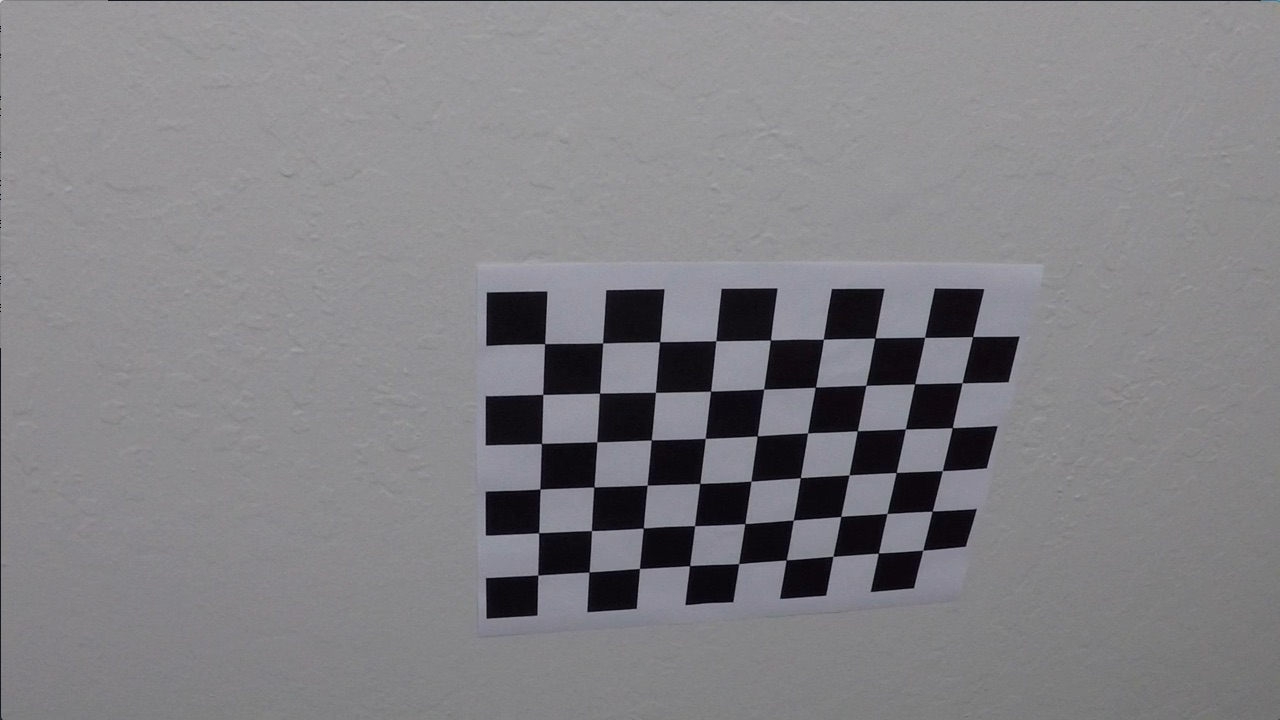
#> input picture camera_cal/calibration10.jpg, 1280 x 720 px; its folder holds only this picture in this run
$ jupyter execute --allow-errors Advance-Lane-Detection-V2.ipynb   (shell and % lines are left out)   (older library calls are emulated)
#> lines starting #> are read from the running program, lines starting #| are printed output that depends on the picture; after the words box and inside, x2 and y2 are one past the last pixel; in counts of white or black regions, pixels touching at a corner belong together
Camera Calibration
===

[cell 1]
import numpy as np
import cv2
import glob
import matplotlib.pyplot as plt

[cell 2]
# prepare object points
objp = np.zeros((6*9,3),np.float32)
objp[:,:2] = np.mgrid[0:9,0:6].T.reshape(-1,2)

# Arrays to store points and image points from all the iamges
objpoints = [] # 3d points in real world space
imgpoints = [] # 2d points in image plane

# Make a list of calibration images
images = glob.glob('./camera_cal/calibration*.jpg')

# Step through the list and search for chessboard corners
for idx,fname in enumerate(images):
    img = cv2.imread(fname)
#> img is the input picture: shape (720, 1280, 3); mean B, G, R 133.1, 129.4, 130.2
    gray = cv2.cvtColor(img,cv2.COLOR_BGR2GRAY)

    # Find the chessboard corners
    ret, corners = cv2.findChessboardCorners(gray,(9,6),None)
#> ret = True; corners = 54 rows, first 8: [545.3, 343.1], [602.7, 342.8], [660.1, 341.3], [715.8, 340.7], [770.6, 340], [823.5, 339.2], [874.3, 338.5], [925.1, 337.4]

    # If found, add object points, image points
    if ret == True:
        objpoints.append(objp)
        imgpoints.append(corners)

        # Draw and display the corners
        cv2.drawChessboardCorners(img,(9,6),corners,ret)
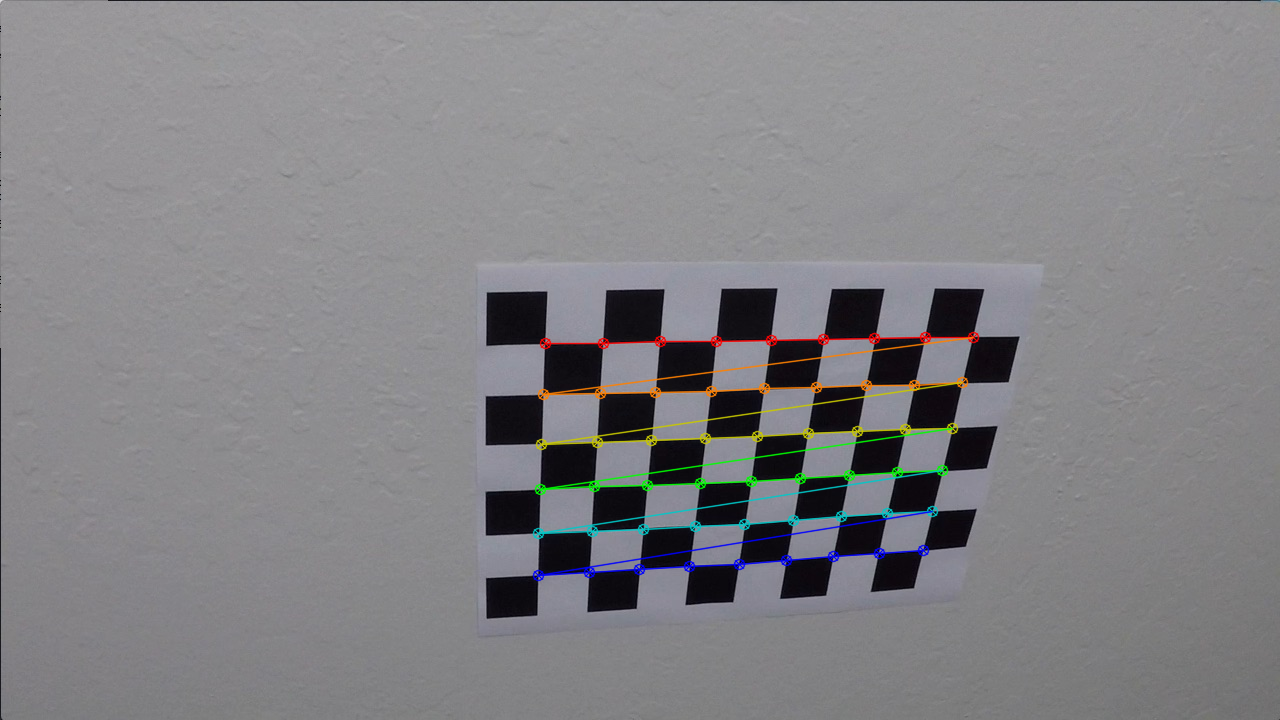
#> img: shape (720, 1280, 3); 1.91% of pixels changed, all inside (x1, y1, x2, y2) = (532, 331, 980, 582)

        cv2.imshow('img',img)
        cv2.waitKey(500)

cv2.destroyAllWindows()

[cell 3]
img_size = (img.shape[1],img.shape[0])
# Do camera calibration given object points and image points
ret,mtx,dist,rvecs,tvecs = cv2.calibrateCamera(objpoints,imgpoints,img_size,None,None)
#> ret = 0.68; mtx = [[1143.7, 0, 681.7], [0, 1109.2, 367.7], [0, 0, 1]]; dist = [[-0.515, 2.99, -0.00876, 0.00937, 1.41]]; rvecs = ([0.451, -0.252, 0.0361],); tvecs = ([-2.31, -0.422, 19.12],)

Distortion Correction
===

[cell 4]
# Test distortion on an image
img = cv2.imread('./camera_cal/calibration1.jpg')
#> (the rest of this cell did not finish here and is left out)

[cell 5]
# Test undistortion on an image
img = cv2.imread('./test_images/straight_lines1.jpg')
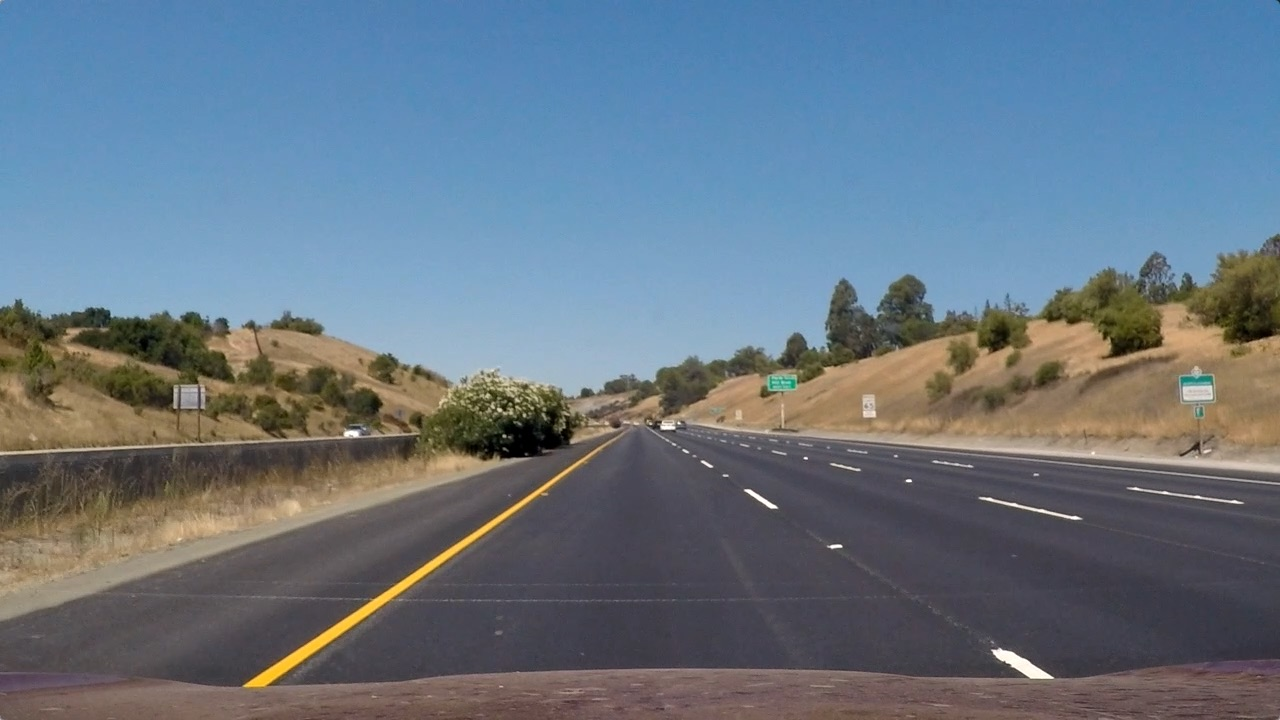
#> input picture test_images/straight_lines1.jpg, 1280 x 720 px
#> img is the input picture: shape (720, 1280, 3); mean B, G, R 131.2, 117.7, 103.2
img = cv2.cvtColor(img,cv2.COLOR_BGR2RGB)
dst = cv2.undistort(img,mtx,dist,None,mtx)

#Visualize the undistortion
f,(ax1,ax2) = plt.subplots(1,2,figsize=(20,10))
ax1.imshow(img)
ax1.set_title('Original Image',fontsize = 30)
ax2.imshow(dst)
ax2.set_title('Undistorted Image',fontsize = 30)

Perspective Tramsform
===

[cell 6]
# Define the vertices of a triangular mask
# MODIFY THESE VALUES TO ISOLATE THE REGION WHERE THE LANE LINES ARE IN THE IMAGE
left_bottom = [200, 720]
left_up = [595, 450]
right_bottom = [1120, 720]
right_up = [690, 450]

# Perform a linear fit (y = Ax + B) to each of the three sides of the triangle
fit_left = np.polyfit((left_bottom[0],left_up[0]),(left_bottom[1],left_up[1]),1)
fit_right = np.polyfit((right_bottom[0],right_up[0]),(right_bottom[1],right_up[1]),1)

# Display the image and show region and color selections
plt.imshow(dst)
x = [left_bottom[0],left_up[0],right_up[0],right_bottom[0]]
y = [left_bottom[1],left_up[1],right_up[1],right_bottom[1]]
plt.plot(x,y,'r-',lw = 1)

[cell 7]
vertices = np.array([[(200,720),(595, 450), (690,450), (1120, 720)]], dtype=np.int32)
mask = np.zeros_like(img)

#defining a 3 channel or 1 channel color to fill the mask with depending on the input image
if len(img.shape) > 2:
    channel_count = img.shape[2]  # i.e. 3 or 4 depending on your image
    ignore_mask_color = (255,) * channel_count
else:
    ignore_mask_color = 255

#filling pixels inside the polygon defined by "vertices" with the fill color
cv2.fillPoly(mask, vertices, ignore_mask_color)
#> mask: shape (720, 1280, 3); 14.9% white; 1 white region, box (x1, y1, x2, y2) and area: (201, 450, 1120, 720) 137167

# return the image only where mask pixels are nonzero
masked_dst = cv2.bitwise_and(dst, mask)
plt.imshow(masked_dst)

[cell 8]
src = np.float32([[595, 450], [690, 450],
                  [200, 720],
                  [1120, 720]])
dst = np.float32([[405,0],[905,0],[405,720],[905,720]])
M = cv2.getPerspectiveTransform(src,dst)
Minv = cv2.getPerspectiveTransform(dst,src)
bird_eye = cv2.warpPerspective(masked_dst,M,(img.shape[1],img.shape[0]),flags = cv2.INTER_LINEAR)

f,(ax1,ax2) = plt.subplots(1,2,figsize = (20,10))
ax1.imshow(img)
ax1.set_title('Original Image',fontsize = 50)
ax2.imshow(bird_eye)
ax2.set_title('Bird-eye View',fontsize = 50)
#plt.subplots_adjust(left = 0,right = 1,top = 0.9,bottom = 0.)
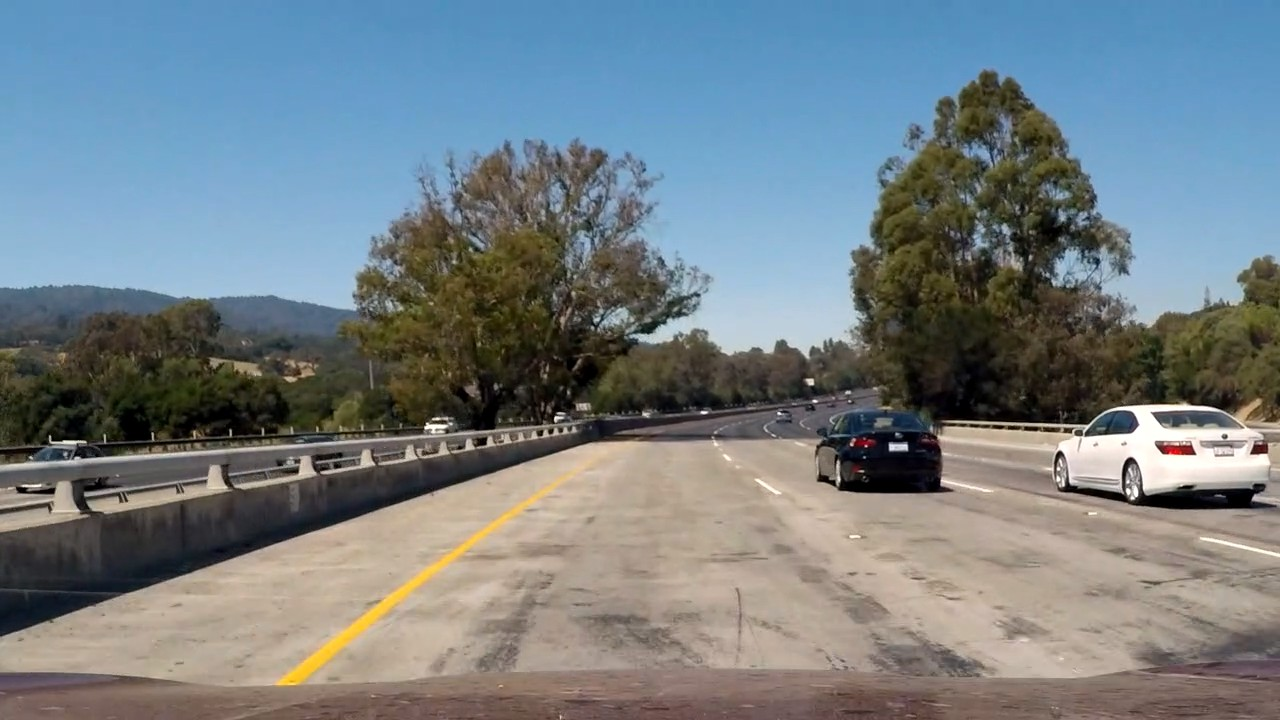
#> input picture test_images/test7.jpg, 1280 x 720 px
#> further down, img is the input picture: shape (720, 1280, 3); mean B, G, R 132, 127, 116.7

[cell 9]
import pickle
# Save the camera calibration result for later use
dist_pickle={}
dist_pickle['mtx'] = mtx
dist_pickle['dist'] = dist
dist_pickle['M'] = M
dist_pickle['Minv'] = Minv
pickle.dump(dist_pickle,open('./test_images/dist_pickle.p','wb'))

Check Point
===

[cell 10]
import matplotlib.pyplot as plt
import cv2
import pickle
import numpy as np
import matplotlib.image as mpimg

dist_pickle = pickle.load( open( "./test_images/dist_pickle.p", "rb" ) )
mtx = dist_pickle["mtx"]
dist = dist_pickle["dist"]
M = dist_pickle["M"]
Minv = dist_pickle["Minv"]
ym_per_pix = 30/720 # meters per pixel in y dimension
xm_per_pix = 3.7/500 # meters per pixel in x dimension

Color and Gradient Threshold
===

[cell 11]
def region_of_interest(img, vertices):
    """
    Applies an image mask.

    Only keeps the region of the image defined by the polygon
    formed from `vertices`. The rest of the image is set to black.
    """
    #defining a blank mask to start with
    mask = np.zeros_like(img)

    #defining a 3 channel or 1 channel color to fill the mask with depending on the input image
    if len(img.shape) > 2:
        channel_count = img.shape[2]  # i.e. 3 or 4 depending on your image
        ignore_mask_color = (255,) * channel_count
    else:
        ignore_mask_color = 255

    #filling pixels inside the polygon defined by "vertices" with the fill color
    cv2.fillPoly(mask, vertices, ignore_mask_color)

    #returning the image only where mask pixels are nonzero
    masked_image = cv2.bitwise_and(img, mask)
    return masked_image

def pipeline(img,sobel_kernel = 5,l_threshold = (200,255),s_thresh = (150,255),sx_thresh = (50,155), dir_thresh = (np.pi/18*3,np.pi/18*7)):
    # Convert to HSL color space
#> called with sobel_kernel = 5, l_threshold = (200, 255), s_thresh = (150, 255), sx_thresh = (50, 155), dir_thresh = (0.524, 1.22)
    hls = cv2.cvtColor(img,cv2.COLOR_BGR2HLS).astype(np.float)
    l_channel = hls[:,:,1]
    s_channel = hls[:,:,2]
    #Take the gradient in x and y seperately
    sobelx = cv2.Sobel(l_channel,cv2.CV_64F,1,0,ksize = sobel_kernel)# Take the derivative in x
    sobely = cv2.Sobel(l_channel, cv2.CV_64F, 0, 1, ksize=sobel_kernel) # Take the derivative in y
    # Calculate the magnitude
    sobel_mag = np.sqrt(sobelx**2,sobely**2)
    # Scale to 8-bit (0 -255) and convert to type = np.unit8
    sobel_scaled = np.uint8(sobel_mag/np.max(sobel_mag)*255)

    # Threshold x gradient
    binary_mag = np.zeros_like(sobel_scaled)
    binary_mag[(sobel_scaled >= sx_thresh[0])&(sobel_scaled <= sx_thresh[1])]=1
    binary_s = np.zeros_like(sobel_scaled)
    binary_s[(s_channel >= s_thresh[0]) & (s_channel <= s_thresh[1])] = 1
    binary_l = np.zeros_like(sobel_scaled)
    binary_l[(l_channel >= l_threshold[0]) & (l_channel <= l_threshold[1])] = 1
    binary = (binary_s | binary_mag | binary_l)

    sobelx = cv2.Sobel(binary,cv2.CV_64F,1,0,ksize = sobel_kernel)
    sobely = cv2.Sobel(binary,cv2.CV_64F,0,1,ksize = sobel_kernel)
    sobel_dir = np.arctan2(np.absolute(sobely),np.absolute(sobelx))
    binary_dir = np.zeros_like(sobel_scaled)
    binary_dir[(sobel_dir >= dir_thresh[0]) & (sobel_dir <= dir_thresh[1])] = 1


    return binary_dir

[cell 12]
def undistort(img):
    return cv2.undistort(img, mtx, dist, None, mtx)

def perspectiveTransform(img):
    return cv2.warpPerspective(img, M, (img.shape[1],img.shape[0]), flags=cv2.INTER_LINEAR)
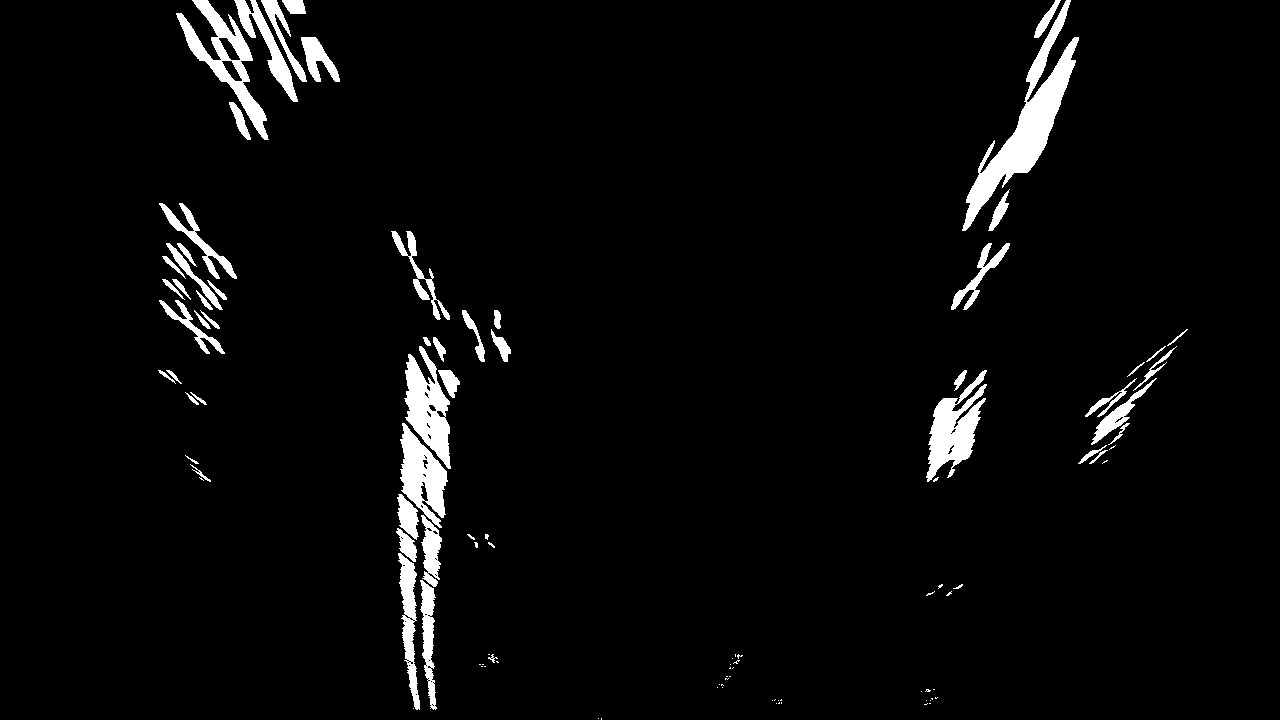
#> returned value: shape (720, 1280); values 0 (black) and 1 (white), 3.8% white; 104 white regions (50 under 20 px), largest, box (x1, y1, x2, y2) and area: (962, 0, 1079, 231) 6170, (176, 0, 269, 140) 3177, (926, 370, 987, 482) 3067

Detect Lane Pixels and Find Lane Lines
===

[cell 13]
def fitByWindow(warped, window_width, window_height, margin, minpix=50):

    # Create an output image to draw on and  visualize the result
#> called with window_width = 25, window_height = 80, margin = 25, minpix = 50
    out_img = np.dstack((warped, warped, warped))*255
#> (the rest of the program and of its run is left out)
